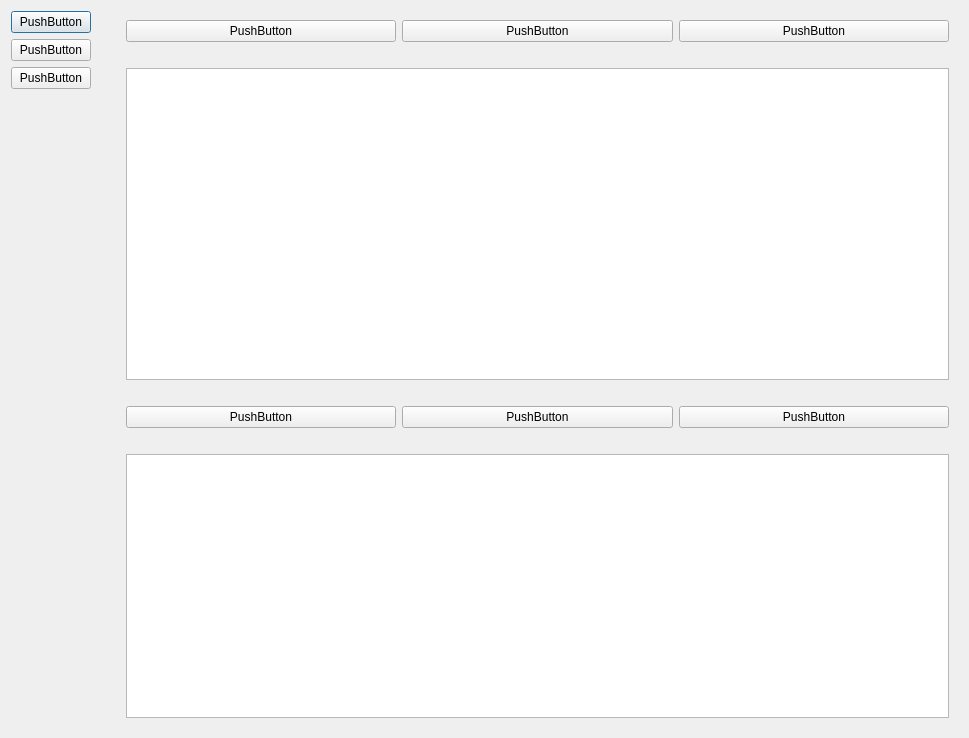
<?xml version="1.0" encoding="UTF-8"?>
<ui version="4.0">
 <class>Dialog</class>
 <widget class="QDialog" name="Dialog">
  <property name="geometry">
   <rect>
    <x>0</x>
    <y>0</y>
    <width>969</width>
    <height>738</height>
   </rect>
  </property>
  <property name="windowTitle">
   <string>Dialog</string>
  </property>
  <layout class="QHBoxLayout" name="horizontalLayout_2">
   <item>
    <layout class="QHBoxLayout" name="horizontalLayout">
     <item>
      <layout class="QVBoxLayout" name="verticalLayout">
       <item>
        <widget class="QPushButton" name="pushButton">
         <property name="text">
          <string>PushButton</string>
         </property>
        </widget>
       </item>
       <item>
        <widget class="QPushButton" name="pushButton_2">
         <property name="text">
          <string>PushButton</string>
         </property>
        </widget>
       </item>
       <item>
        <widget class="QPushButton" name="pushButton_3">
         <property name="text">
          <string>PushButton</string>
         </property>
        </widget>
       </item>
       <item>
        <spacer name="verticalSpacer">
         <property name="orientation">
          <enum>Qt::Vertical</enum>
         </property>
         <property name="sizeHint" stdset="0">
          <size>
           <width>20</width>
           <height>40</height>
          </size>
         </property>
        </spacer>
       </item>
      </layout>
     </item>
     <item>
      <spacer name="verticalSpacer_2">
       <property name="orientation">
        <enum>Qt::Vertical</enum>
       </property>
       <property name="sizeHint" stdset="0">
        <size>
         <width>20</width>
         <height>40</height>
        </size>
       </property>
      </spacer>
     </item>
     <item>
      <widget class="QStackedWidget" name="stackedWidget">
       <property name="currentIndex">
        <number>1</number>
       </property>
       <widget class="QWidget" name="page_3">
        <layout class="QHBoxLayout" name="horizontalLayout_5">
         <item>
          <layout class="QVBoxLayout" name="verticalLayout_6">
           <item>
            <layout class="QVBoxLayout" name="verticalLayout_7">
             <item>
              <layout class="QHBoxLayout" name="horizontalLayout_4">
               <item>
                <widget class="QPushButton" name="pushButton_7">
                 <property name="text">
                  <string>PushButton</string>
                 </property>
                </widget>
               </item>
               <item>
                <widget class="QPushButton" name="pushButton_8">
                 <property name="text">
                  <string>PushButton</string>
                 </property>
                </widget>
               </item>
               <item>
                <widget class="QPushButton" name="pushButton_9">
                 <property name="text">
                  <string>PushButton</string>
                 </property>
                </widget>
               </item>
              </layout>
             </item>
             <item>
              <spacer name="horizontalSpacer_4">
               <property name="orientation">
                <enum>Qt::Horizontal</enum>
               </property>
               <property name="sizeHint" stdset="0">
                <size>
                 <width>40</width>
                 <height>20</height>
                </size>
               </property>
              </spacer>
             </item>
             <item>
              <widget class="QGraphicsView" name="graphicsView_2"/>
             </item>
            </layout>
           </item>
          </layout>
         </item>
        </layout>
       </widget>
       <widget class="QWidget" name="page_4">
        <layout class="QHBoxLayout" name="horizontalLayout_3">
         <item>
          <layout class="QVBoxLayout" name="verticalLayout_11">
           <item>
            <layout class="QVBoxLayout" name="verticalLayout_12">
             <item>
              <layout class="QVBoxLayout" name="verticalLayout_13">
               <item>
                <layout class="QHBoxLayout" name="horizontalLayout_6">
                 <item>
                  <widget class="QPushButton" name="pushButton_13">
                   <property name="text">
                    <string>PushButton</string>
                   </property>
                  </widget>
                 </item>
                 <item>
                  <widget class="QPushButton" name="pushButton_14">
                   <property name="text">
                    <string>PushButton</string>
                   </property>
                  </widget>
                 </item>
                 <item>
                  <widget class="QPushButton" name="pushButton_15">
                   <property name="text">
                    <string>PushButton</string>
                   </property>
                  </widget>
                 </item>
                </layout>
               </item>
               <item>
                <spacer name="horizontalSpacer_5">
                 <property name="orientation">
                  <enum>Qt::Horizontal</enum>
                 </property>
                 <property name="sizeHint" stdset="0">
                  <size>
                   <width>40</width>
                   <height>20</height>
                  </size>
                 </property>
                </spacer>
               </item>
               <item>
                <widget class="QGraphicsView" name="graphicsView_4"/>
               </item>
               <item>
                <spacer name="horizontalSpacer_7">
                 <property name="orientation">
                  <enum>Qt::Horizontal</enum>
                 </property>
                 <property name="sizeHint" stdset="0">
                  <size>
                   <width>40</width>
                   <height>20</height>
                  </size>
                 </property>
                </spacer>
               </item>
               <item>
                <layout class="QVBoxLayout" name="verticalLayout_14">
                 <item>
                  <layout class="QVBoxLayout" name="verticalLayout_15">
                   <item>
                    <layout class="QHBoxLayout" name="horizontalLayout_7">
                     <item>
                      <widget class="QPushButton" name="pushButton_16">
                       <property name="text">
                        <string>PushButton</string>
                       </property>
                      </widget>
                     </item>
                     <item>
                      <widget class="QPushButton" name="pushButton_17">
                       <property name="text">
                        <string>PushButton</string>
                       </property>
                      </widget>
                     </item>
                     <item>
                      <widget class="QPushButton" name="pushButton_18">
                       <property name="text">
                        <string>PushButton</string>
                       </property>
                      </widget>
                     </item>
                    </layout>
                   </item>
                   <item>
                    <spacer name="horizontalSpacer_6">
                     <property name="orientation">
                      <enum>Qt::Horizontal</enum>
                     </property>
                     <property name="sizeHint" stdset="0">
                      <size>
                       <width>40</width>
                       <height>20</height>
                      </size>
                     </property>
                    </spacer>
                   </item>
                   <item>
                    <widget class="QGraphicsView" name="graphicsView_5"/>
                   </item>
                  </layout>
                 </item>
                </layout>
               </item>
              </layout>
             </item>
            </layout>
           </item>
          </layout>
         </item>
        </layout>
       </widget>
      </widget>
     </item>
     <item>
      <layout class="QVBoxLayout" name="verticalLayout_5"/>
     </item>
    </layout>
   </item>
  </layout>
 </widget>
 <resources/>
 <connections/>
</ui>
